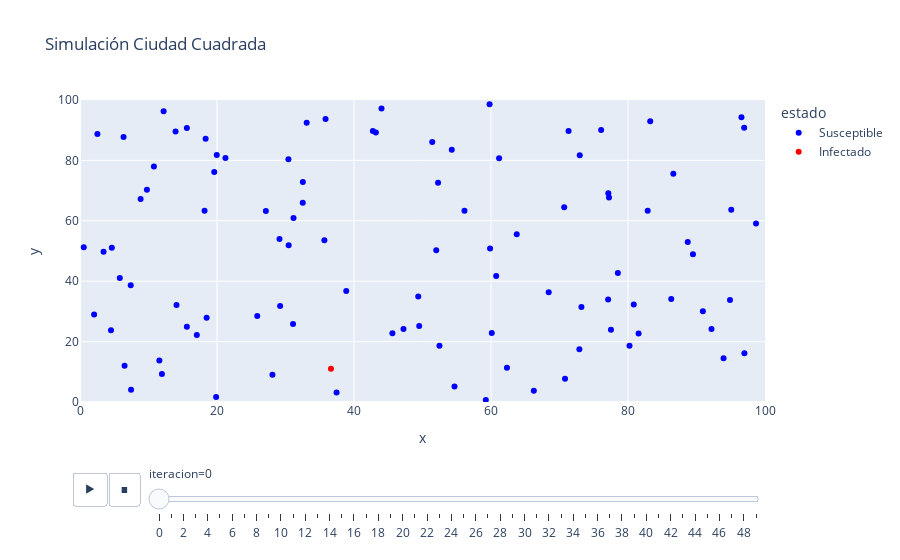

Write notebook code for a chart like this one.
### Markdown cell above
## 1. Configuración Ciudad Cuadrada (Problema 1)

**Fase 3:**
* Se crea un área cuadrada de lado $D$.
* [cite_start]Las personas se distribuyen uniformemente usando `runif` (en Python `np.random.uniform`) en el rango $[0, D]$[cite: 8, 11].

**Fase 4:**
* [cite_start]En cada iteración, las personas se mueven una distancia determinada por una distribución normal[cite: 39].
* [cite_start]Si una persona susceptible está a una distancia menor a $r$ de un infectado, se infecta[cite: 43].
* [cite_start]Los infectados tienen una probabilidad de recuperarse.

### Code cell
def simulacion_cuadrada(N, D, r_inf, tasa_rec, n_steps):
    # --- FASE 3: INICIALIZACIÓN ---
    # [cite_start]Posiciones iniciales uniformes (0 a D) [cite: 8, 11]
    pos_x = np.random.uniform(0, D, N)
    pos_y = np.random.uniform(0, D, N)
    
    # [cite_start]Estado inicial: Todos susceptibles (0), al menos un infectado (1) [cite: 28, 29]
    estados = np.zeros(N, dtype=int) 
    estados[np.random.randint(0, N)] = 1 
    
    datos_simulacion = []

    # --- FASE 4: ITERACIÓN ---
    for t in range(n_steps): # Ciclo de iteraciones [cite: 37]
        
        # [cite_start]1. Guardar estado actual [cite: 45]
        for i in range(N):
            estado_label = "Susceptible"
            if estados[i] == 1:
                estado_label = "Infectado"
            elif estados[i] == 2:
                estado_label = "Recuperado"
            
            datos_simulacion.append({
                "iteracion": t,
                "id": i,
                "x": pos_x[i],
                "y": pos_y[i],
                "estado": estado_label
            })
        
        # [cite_start]2. Movimiento: Desplazamiento con distribución normal [cite: 39]
        dx = np.random.normal(0, velocidad_std, N)
        dy = np.random.normal(0, velocidad_std, N)
        
        # [cite_start]Sumar desplazamiento a la posición [cite: 40]
        pos_x += dx
        pos_y += dy
        
        # Mantener dentro de los límites (Ciudad Cuadrada)
        pos_x = np.clip(pos_x, 0, D)
        pos_y = np.clip(pos_y, 0, D)
        
        # [cite_start]3. Actualización de estados (Infección y Recuperación) [cite: 41]
        nuevos_infectados = []
        indices_infectados = np.where(estados == 1)[0]
        indices_susceptibles = np.where(estados == 0)[0]
        
        # [cite_start]Lógica de infección: Distancia < r [cite: 42, 43]
        for s_idx in indices_susceptibles:
            p_s = np.array([pos_x[s_idx], pos_y[s_idx]])
            for i_idx in indices_infectados:
                p_i = np.array([pos_x[i_idx], pos_y[i_idx]])
                if calcular_distancia(p_s, p_i, r_inf):
                    nuevos_infectados.append(s_idx)
                    break 
        
        if len(nuevos_infectados) > 0:
            estados[nuevos_infectados] = 1
        
        # [cite_start]Lógica de recuperación: Aleatorio < tasa [cite: 44]
        for i_idx in indices_infectados:
            if np.random.uniform(0, 1) < tasa_rec:
                estados[i_idx] = 2 

    return pd.DataFrame(datos_simulacion)

# Ejecutar y visualizar
df_sq = simulacion_cuadrada(N, D, r_infeccion, tasa_recuperacion, n_iteraciones)

# [cite_start]Animación con Plotly [cite: 46]
fig = px.scatter(df_sq, x="x", y="y", animation_frame="iteracion", animation_group="id",
           color="estado", hover_name="id", range_x=[0,D], range_y=[0,D],
           color_discrete_map={"Susceptible": "blue", "Infectado": "red", "Recuperado": "green"},
           title="Simulación Ciudad Cuadrada")
fig.layout.updatemenus[0].buttons[0].args[1]['frame']['duration'] = 100
fig.show()

### Figure 1 — Plotly figure (JSON) as saved in the notebook; plotly's stock layout.template omitted (floating-point values rounded to 4 significant figures)
{"data": [{"hovertemplate": "<b>%{hovertext}</b><br><br>estado=Susceptible<br>iteracion=0<br>x=%{x}<br>y=%{y}<extra></extra>", "hovertext": [0.0, 1.0, 2.0, 3.0, 4.0, 5.0, 6.0, 7.0, 8.0, 9.0, 10.0, 11.0, 12.0, 13.0, 14.0, 15.0, 16.0, 17.0, 18.0, 19.0, 20.0, 21.0, 22.0, 24.0, 25.0, 26.0, 27.0, 28.0, 29.0, 30.0, 31.0, 32.0, 33.0, 34.0, 35.0, 36.0, 37.0, 38.0, 39.0, 40.0, 41.0, 42.0, 43.0, 44.0, 45.0, 46.0, 47.0, 48.0, 49.0, 50.0, 51.0, 52.0, 53.0, 54.0, 55.0, 56.0, 57.0, 58.0, 59.0, 60.0, 61.0, 62.0, 63.0, 64.0, 65.0, 66.0, 67.0, 68.0, 69.0, 70.0, 71.0, 72.0, 73.0, 74.0, 75.0, 76.0, 77.0, 78.0, 79.0, 80.0, 81.0, 82.0, 83.0, 84.0, 85.0, 86.0, 87.0, 88.0, 89.0, 90.0, 91.0, 92.0, 93.0, 94.0, 95.0, 96.0, 97.0, 98.0, 99.0], "ids": [0, 1, 2, 3, 4, 5, 6, 7, 8, 9, 10, 11, 12, 13, 14, 15, 16, 17, 18, 19, 20, 21, 22, 24, 25, 26, 27, 28, 29, 30, 31, 32, 33, 34, 35, 36, 37, 38, 39, 40, 41, 42, 43, 44, 45, 46, 47, 48, 49, 50, 51, 52, 53, 54, 55, 56, 57, 58, 59, 60, 61, 62, 63, 64, 65, 66, 67, 68, 69, 70, 71, 72, 73, 74, 75, 76, 77, 78, 79, 80, 81, 82, 83, 84, 85, 86, 87, 88, 89, 90, 91, 92, 93, 94, 95, 96, 97, 98, 99], "legendgroup": "Susceptible", "marker": {"color": "blue", "symbol": "circle"}, "mode": "markers", "name": "Susceptible", "orientation": "v", "showlegend": true, "type": "scatter", "x": [37.45, 95.07, 73.2, 59.87, 15.6, 15.6, 5.808, 86.62, 60.11, 70.81, 2.058, 96.99, 83.24, 21.23, 18.18, 18.34, 30.42, 52.48, 43.19, 29.12, 61.19, 13.95, 29.21, 45.61, 78.52, 19.97, 51.42, 59.24, 4.645, 60.75, 17.05, 6.505, 94.89, 96.56, 80.84, 30.46, 9.767, 68.42, 44.02, 12.2, 49.52, 3.439, 90.93, 25.88, 66.25, 31.17, 52.01, 54.67, 18.49, 96.96, 77.51, 93.95, 89.48, 59.79, 92.19, 8.849, 19.6, 4.523, 32.53, 38.87, 27.13, 82.87, 35.68, 28.09, 54.27, 14.09, 80.22, 7.455, 98.69, 77.22, 19.87, 0.5522, 81.55, 70.69, 72.9, 77.13, 7.404, 35.85, 11.59, 86.31, 62.33, 33.09, 6.356, 31.1, 32.52, 72.96, 63.76, 88.72, 47.22, 11.96, 71.32, 76.08, 56.13, 77.1, 49.38, 52.27, 42.75, 2.542, 10.79], "xaxis": "x", "y": [3.143, 63.64, 31.44, 50.86, 90.76, 24.93, 41.04, 75.56, 22.88, 7.698, 28.98, 16.12, 92.97, 80.81, 63.34, 87.15, 80.37, 18.66, 89.26, 53.93, 80.74, 89.61, 31.8, 22.79, 42.71, 81.8, 86.07, 0.6952, 51.07, 41.74, 22.21, 11.99, 33.76, 94.29, 32.32, 51.88, 70.3, 36.36, 97.18, 96.24, 25.18, 49.72, 30.09, 28.48, 3.689, 60.96, 50.27, 5.148, 27.86, 90.83, 23.96, 14.49, 48.95, 98.57, 24.21, 67.21, 76.16, 23.76, 72.82, 36.78, 63.23, 63.35, 53.58, 9.029, 83.53, 32.08, 18.65, 4.078, 59.09, 67.76, 1.659, 51.21, 22.65, 64.52, 17.44, 69.09, 38.67, 93.67, 13.75, 34.11, 11.35, 92.47, 87.73, 25.79, 66.0, 81.72, 55.52, 52.97, 24.19, 9.31, 89.72, 90.04, 63.31, 33.9, 34.92, 72.6, 89.71, 88.71, 77.99], "yaxis": "y"}, {"hovertemplate": "<b>%{hovertext}</b><br><br>estado=Infectado<br>iteracion=0<br>x=%{x}<br>y=%{y}<extra></extra>", "hovertext": [23.0], "ids": [23], "legendgroup": "Infectado", "marker": {"color": "red", "symbol": "circle"}, "mode": "markers", "name": "Infectado", "orientation": "v", "showlegend": true, "type": "scatter", "x": [36.64], "xaxis": "x", "y": [11.01], "yaxis": "y"}], "layout": {"legend": {"title": {"text": "estado"}, "tracegroupgap": 0}, "sliders": [{"active": 0, "currentvalue": {"prefix": "iteracion="}, "len": 0.9, "pad": {"b": 10, "t": 60}, "steps": [{"args": [["0"], {"frame": {"duration": 0, "redraw": false}, "fromcurrent": true, "mode": "immediate", "transition": {"duration": 0, "easing": "linear"}}], "label": "0", "method": "animate"}, {"args": [["1"], {"frame": {"duration": 0, "redraw": false}, "fromcurrent": true, "mode": "immediate", "transition": {"duration": 0, "easing": "linear"}}], "label": "1", "method": "animate"}, {"args": [["2"], {"frame": {"duration": 0, "redraw": false}, "fromcurrent": true, "mode": "immediate", "transition": {"duration": 0, "easing": "linear"}}], "label": "2", "method": "animate"}, {"args": [["3"], {"frame": {"duration": 0, "redraw": false}, "fromcurrent": true, "mode": "immediate", "transition": {"duration": 0, "easing": "linear"}}], "label": "3", "method": "animate"}, {"args": [["4"], {"frame": {"duration": 0, "redraw": false}, "fromcurrent": true, "mode": "immediate", "transition": {"duration": 0, "easing": "linear"}}], "label": "4", "method": "animate"}, {"args": [["5"], {"frame": {"duration": 0, "redraw": false}, "fromcurrent": true, "mode": "immediate", "transition": {"duration": 0, "easing": "linear"}}], "label": "5", "method": "animate"}, {"args": [["6"], {"frame": {"duration": 0, "redraw": false}, "fromcurrent": true, "mode": "immediate", "transition": {"duration": 0, "easing": "linear"}}], "label": "6", "method": "animate"}, {"args": [["7"], {"frame": {"duration": 0, "redraw": false}, "fromcurrent": true, "mode": "immediate", "transition": {"duration": 0, "easing": "linear"}}], "label": "7", "method": "animate"}, {"args": [["8"], {"frame": {"duration": 0, "redraw": false}, "fromcurrent": true, "mode": "immediate", "transition": {"duration": 0, "easing": "linear"}}], "label": "8", "method": "animate"}, {"args": [["9"], {"frame": {"duration": 0, "redraw": false}, "fromcurrent": true, "mode": "immediate", "transition": {"duration": 0, "easing": "linear"}}], "label": "9", "method": "animate"}, {"args": [["10"], {"frame": {"duration": 0, "redraw": false}, "fromcurrent": true, "mode": "immediate", "transition": {"duration": 0, "easing": "linear"}}], "label": "10", "method": "animate"}, {"args": [["11"], {"frame": {"duration": 0, "redraw": false}, "fromcurrent": true, "mode": "immediate", "transition": {"duration": 0, "easing": "linear"}}], "label": "11", "method": "animate"}, {"args": [["12"], {"frame": {"duration": 0, "redraw": false}, "fromcurrent": true, "mode": "immediate", "transition": {"duration": 0, "easing": "linear"}}], "label": "12", "method": "animate"}, {"args": [["13"], {"frame": {"duration": 0, "redraw": false}, "fromcurrent": true, "mode": "immediate", "transition": {"duration": 0, "easing": "linear"}}], "label": "13", "method": "animate"}, {"args": [["14"], {"frame": {"duration": 0, "redraw": false}, "fromcurrent": true, "mode": "immediate", "transition": {"duration": 0, "easing": "linear"}}], "label": "14", "method": "animate"}, {"args": [["15"], {"frame": {"duration": 0, "redraw": false}, "fromcurrent": true, "mode": "immediate", "transition": {"duration": 0, "easing": "linear"}}], "label": "15", "method": "animate"}, {"args": [["16"], {"frame": {"duration": 0, "redraw": false}, "fromcurrent": true, "mode": "immediate", "transition": {"duration": 0, "easing": "linear"}}], "label": "16", "method": "animate"}, {"args": [["17"], {"frame": {"duration": 0, "redraw": false}, "fromcurrent": true, "mode": "immediate", "transition": {"duration": 0, "easing": "linear"}}], "label": "17", "method": "animate"}, {"args": [["18"], {"frame": {"duration": 0, "redraw": false}, "fromcurrent": true, "mode": "immediate", "transition": {"duration": 0, "easing": "linear"}}], "label": "18", "method": "animate"}, {"args": [["19"], {"frame": {"duration": 0, "redraw": false}, "fromcurrent": true, "mode": "immediate", "transition": {"duration": 0, "easing": "linear"}}], "label": "19", "method": "animate"}, {"args": [["20"], {"frame": {"duration": 0, "redraw": false}, "fromcurrent": true, "mode": "immediate", "transition": {"duration": 0, "easing": "linear"}}], "label": "20", "method": "animate"}, {"args": [["21"], {"frame": {"duration": 0, "redraw": false}, "fromcurrent": true, "mode": "immediate", "transition": {"duration": 0, "easing": "linear"}}], "label": "21", "method": "animate"}, {"args": [["22"], {"frame": {"duration": 0, "redraw": false}, "fromcurrent": true, "mode": "immediate", "transition": {"duration": 0, "easing": "linear"}}], "label": "22", "method": "animate"}, {"args": [["23"], {"frame": {"duration": 0, "redraw": false}, "fromcurrent": true, "mode": "immediate", "transition": {"duration": 0, "easing": "linear"}}], "label": "23", "method": "animate"}, {"args": [["24"], {"frame": {"duration": 0, "redraw": false}, "fromcurrent": true, "mode": "immediate", "transition": {"duration": 0, "easing": "linear"}}], "label": "24", "method": "animate"}, {"args": [["25"], {"frame": {"duration": 0, "redraw": false}, "fromcurrent": true, "mode": "immediate", "transition": {"duration": 0, "easing": "linear"}}], "label": "25", "method": "animate"}, {"args": [["26"], {"frame": {"duration": 0, "redraw": false}, "fromcurrent": true, "mode": "immediate", "transition": {"duration": 0, "easing": "linear"}}], "label": "26", "method": "animate"}, {"args": [["27"], {"frame": {"duration": 0, "redraw": false}, "fromcurrent": true, "mode": "immediate", "transition": {"duration": 0, "easing": "linear"}}], "label": "27", "method": "animate"}, {"args": [["28"], {"frame": {"duration": 0, "redraw": false}, "fromcurrent": true, "mode": "immediate", "transition": {"duration": 0, "easing": "linear"}}], "label": "28", "method": "animate"}, {"args": [["29"], {"frame": {"duration": 0, "redraw": false}, "fromcurrent": true, "mode": "immediate", "transition": {"duration": 0, "easing": "linear"}}], "label": "29", "method": "animate"}, {"args": [["30"], {"frame": {"duration": 0, "redraw": false}, "fromcurrent": true, "mode": "immediate", "transition": {"duration": 0, "easing": "linear"}}], "label": "30", "method": "animate"}, {"args": [["31"], {"frame": {"duration": 0, "redraw": false}, "fromcurrent": true, "mode": "immediate", "transition": {"duration": 0, "easing": "linear"}}], "label": "31", "method": "animate"}, {"args": [["32"], {"frame": {"duration": 0, "redraw": false}, "fromcurrent": true, "mode": "immediate", "transition": {"duration": 0, "easing": "linear"}}], "label": "32", "method": "animate"}, {"args": [["33"], {"frame": {"duration": 0, "redraw": false}, "fromcurrent": true, "mode": "immediate", "transition": {"duration": 0, "easing": "linear"}}], "label": "33", "method": "animate"}, {"args": [["34"], {"frame": {"duration": 0, "redraw": false}, "fromcurrent": true, "mode": "immediate", "transition": {"duration": 0, "easing": "linear"}}], "label": "34", "method": "animate"}, {"args": [["35"], {"frame": {"duration": 0, "redraw": false}, "fromcurrent": true, "mode": "immediate", "transition": {"duration": 0, "easing": "linear"}}], "label": "35", "method": "animate"}, {"args": [["36"], {"frame": {"duration": 0, "redraw": false}, "fromcurrent": true, "mode": "immediate", "transition": {"duration": 0, "easing": "linear"}}], "label": "36", "method": "animate"}, {"args": [["37"], {"frame": {"duration": 0, "redraw": false}, "fromcurrent": true, "mode": "immediate", "transition": {"duration": 0, "easing": "linear"}}], "label": "37", "method": "animate"}, {"args": [["38"], {"frame": {"duration": 0, "redraw": false}, "fromcurrent": true, "mode": "immediate", "transition": {"duration": 0, "easing": "linear"}}], "label": "38", "method": "animate"}, {"args": [["39"], {"frame": {"duration": 0, "redraw": false}, "fromcurrent": true, "mode": "immediate", "transition": {"duration": 0, "easing": "linear"}}], "label": "39", "method": "animate"}, {"args": [["40"], {"frame": {"duration": 0, "redraw": false}, "fromcurrent": true, "mode": "immediate", "transition": {"duration": 0, "easing": "linear"}}], "label": "40", "method": "animate"}, {"args": [["41"], {"frame": {"duration": 0, "redraw": false}, "fromcurrent": true, "mode": "immediate", "transition": {"duration": 0, "easing": "linear"}}], "label": "41", "method": "animate"}, {"args": [["42"], {"frame": {"duration": 0, "redraw": false}, "fromcurrent": true, "mode": "immediate", "transition": {"duration": 0, "easing": "linear"}}], "label": "42", "method": "animate"}, {"args": [["43"], {"frame": {"duration": 0, "redraw": false}, "fromcurrent": true, "mode": "immediate", "transition": {"duration": 0, "easing": "linear"}}], "label": "43", "method": "animate"}, {"args": [["44"], {"frame": {"duration": 0, "redraw": false}, "fromcurrent": true, "mode": "immediate", "transition": {"duration": 0, "easing": "linear"}}], "label": "44", "method": "animate"}, {"args": [["45"], {"frame": {"duration": 0, "redraw": false}, "fromcurrent": true, "mode": "immediate", "transition": {"duration": 0, "easing": "linear"}}], "label": "45", "method": "animate"}, {"args": [["46"], {"frame": {"duration": 0, "redraw": false}, "fromcurrent": true, "mode": "immediate", "transition": {"duration": 0, "easing": "linear"}}], "label": "46", "method": "animate"}, {"args": [["47"], {"frame": {"duration": 0, "redraw": false}, "fromcurrent": true, "mode": "immediate", "transition": {"duration": 0, "easing": "linear"}}], "label": "47", "method": "animate"}, {"args": [["48"], {"frame": {"duration": 0, "redraw": false}, "fromcurrent": true, "mode": "immediate", "transition": {"duration": 0, "easing": "linear"}}], "label": "48", "method": "animate"}, {"args": [["49"], {"frame": {"duration": 0, "redraw": false}, "fromcurrent": true, "mode": "immediate", "transition": {"duration": 0, "easing": "linear"}}], "label": "49", "method": "animate"}], "x": 0.1, "xanchor": "left", "y": 0, "yanchor": "top"}], "title": {"text": "Simulación Ciudad Cuadrada"}, "updatemenus": [{"buttons": [{"args": [null, {"frame": {"duration": 100, "redraw": false}, "fromcurrent": true, "mode": "immediate", "transition": {"duration": 500, "easing": "linear"}}], "label": "&#9654;", "method": "animate"}, {"args": [[null], {"frame": {"duration": 0, "redraw": false}, "fromcurrent": true, "mode": "immediate", "transition": {"duration": 0, "easing": "linear"}}], "label": "&#9724;", "method": "animate"}], "direction": "left", "pad": {"r": 10, "t": 70}, "showactive": false, "type": "buttons", "x": 0.1, "xanchor": "right", "y": 0, "yanchor": "top"}], "xaxis": {"anchor": "y", "domain": [0, 1], "range": [0, 100], "title": {"text": "x"}}, "yaxis": {"anchor": "x", "domain": [0, 1], "range": [0, 100], "title": {"text": "y"}}}}
